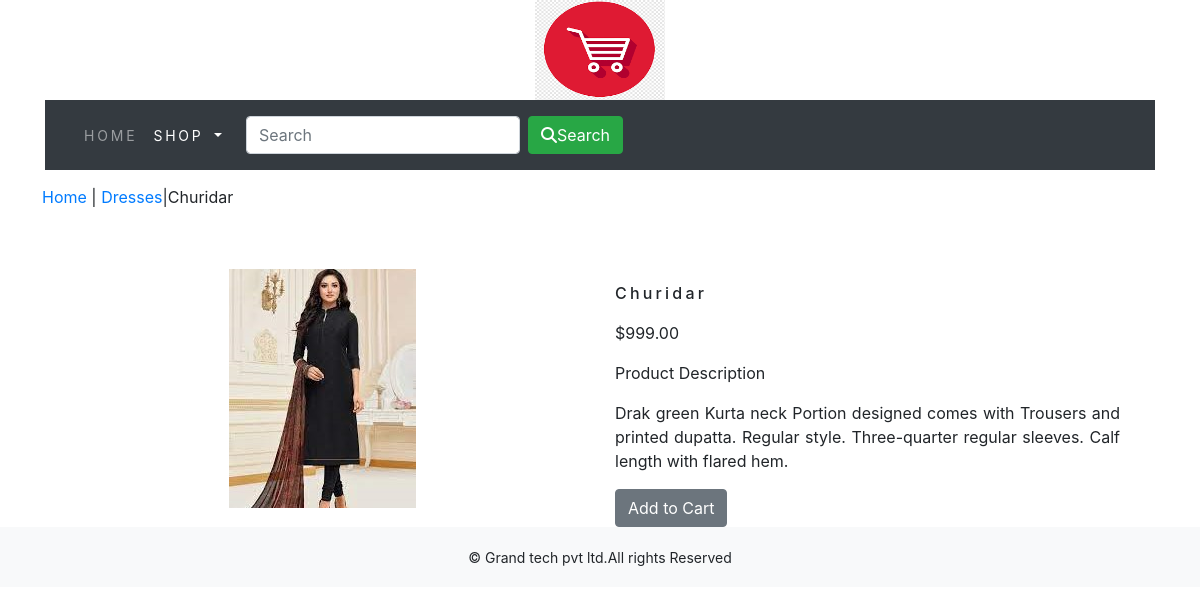
The page /shop/dresses/churidar/ on the database its author committed.
### shop/models.py (models this page shows, shortened)
class Product(models.Model):
    name = models.CharField(max_length=250, unique=True)
    slug = models.SlugField(max_length=250, unique=True)
    description = models.TextField(blank=True)
    price = models.DecimalField(max_digits=10, decimal_places=2)
    category = models.ForeignKey(Category, on_delete=models.CASCADE)
    image = models.ImageField(upload_to='product', blank=True)
    stock = models.IntegerField()
    available = models.BooleanField(default=True)
    created = models.DateTimeField(auto_now_add=True)
    updated = models.DateTimeField(auto_now=True)
    class Meta:
        ordering = ('name',)
        verbose_name = 'product'
        verbose_name_plural = 'products'

class Category(models.Model):
    name = models.CharField(max_length=250,unique=True)
    slug = models.SlugField(max_length=250,unique=True)
    description = models.TextField(blank=True)
    image = models.ImageField(upload_to='category', blank=True)
    class Meta:
        ordering = ('name',)
        verbose_name = 'category'
        verbose_name_plural = 'categories'
    def get_url(self):
        return reverse('shop:products_by_category', args=[self.slug])
    def __str__(self):
        return '{}'.format(self.name)

### shop/views.py (the view)
# urls.py: path('<slug:c_slug>/<slug:product_slug>/', views.proDetail, name='prodCatdetail'),
def proDetail(request,c_slug,product_slug):
    try:
        product=Product.objects.get(category__slug = c_slug, slug=product_slug)
    except Exception as e:
        raise e
    return render(request, 'product.html', {'product': product})

### cart/context_processors.py (called while the page is built)
def counter(request):
    item_count = 0
    if 'admin' in request.path:
        return {}
    else:
        try:
            cart = Cart.objects.filter(cart_id=_cart_id(request))
            car_items = CartItem.objects.all().filter(cart=cart[:1])
            for cart_item in car_items:
                item_count += cart_item.quantity
        except Cart.DoesNotExist:
            item_count = 0
    return dict(item_count=item_count)

### cart/views.py (called while the page is built)
def _cart_id(request):
    cart = request.session.session_key
    if not cart:
        cart = request.session.create()
    return cart

### shop/context_processors.py (called while the page is built)
def menu_links(request):
    links = Category.objects.all()
    return dict(links=links)

### templates/product.html (shortened to what this page needs)
{% extends 'base.html' %}
{% load static %}
{% block content %}
<div class="row my_prod_row_class">
    <div class="mx_auto">
        <p> <a href="{% url 'shop:allProdCat' %}">Home</a> | <a href="{{product.category.get_url}}">{{product.category}}</a>|{{product.name}}</p>
    </div>
</div>
<div class="container">
<br>
<div class="row">
    <div class="col-12 col-sm-12 col-md-12 col-lg-6 text-center">
        <div style="min-width:18rem">
            <img src="{{product.image.url}}" alt="{{product.name}}">
        </div>
    </div>
        <div class="col-12 col-sm-12 col-md-12 col-lg-6">
            <div>
            <h1 class="my_prod_title"> {{product.name}}</h1>
            <p>${{product.price}}</p>
            <p class="my_title"> Product Description </p>
            <p class="text-justify my_prod_text">{{product.description}}</p>
            {% if product.stock <= 0 %}
            <p class="text-justify my_prod_text"><b>Out of stock</b></p>
            {% else %}
            <a class="btn btn-secondary" href="{% url 'cart:add_cart' product.id %}">Add to Cart</a>
            {% endif %}
            </div>
        </div>
</div>
</div>
{% endblock %}

### static/css/custom.css (style rules this page uses)
body { font-family: 'Roboto', sans-serif; }
.my_prod_row_class { padding-top:15px; padding-bottom:20px; }
.my_prod_title { font-size:16px; text_transform:uppercase; letter-spacing:.2em; padding-top:15px; padding-bottom:10px; }
.my_prod_text { padding-right:20px; }

### rows shown on the page
Product: category "Dresses", name "Churidar", image (picture), price "999.00", description "Drak green Kurta neck Portion designed comes with Trousers and printed dupatta. Regular style. Three-quarter regular sleeves. Calf length with flared hem."
